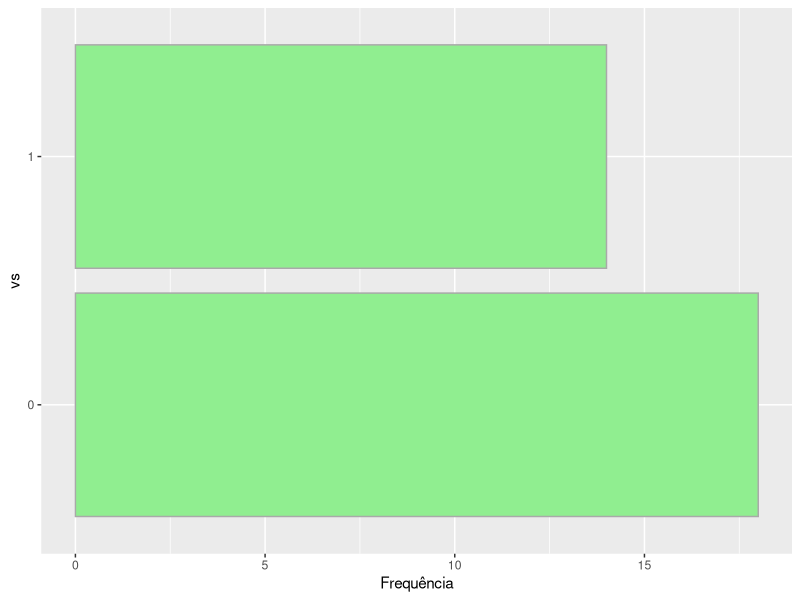
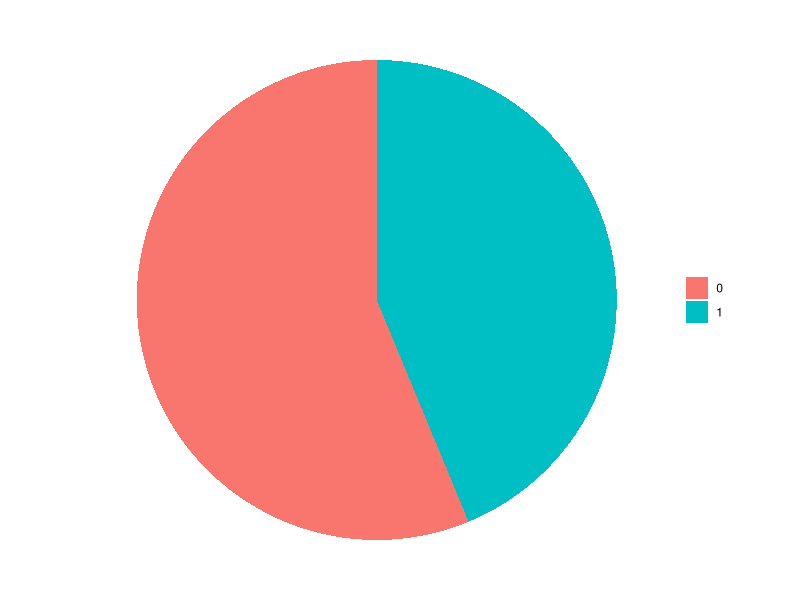
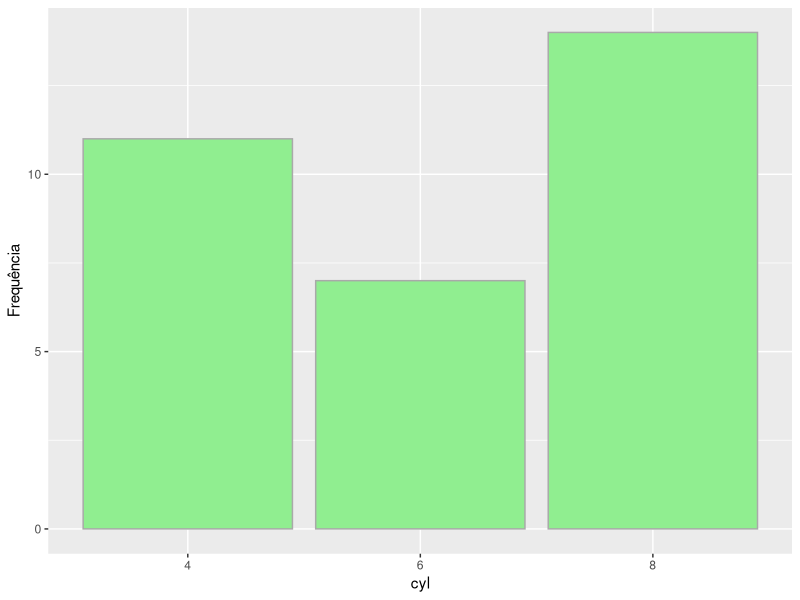
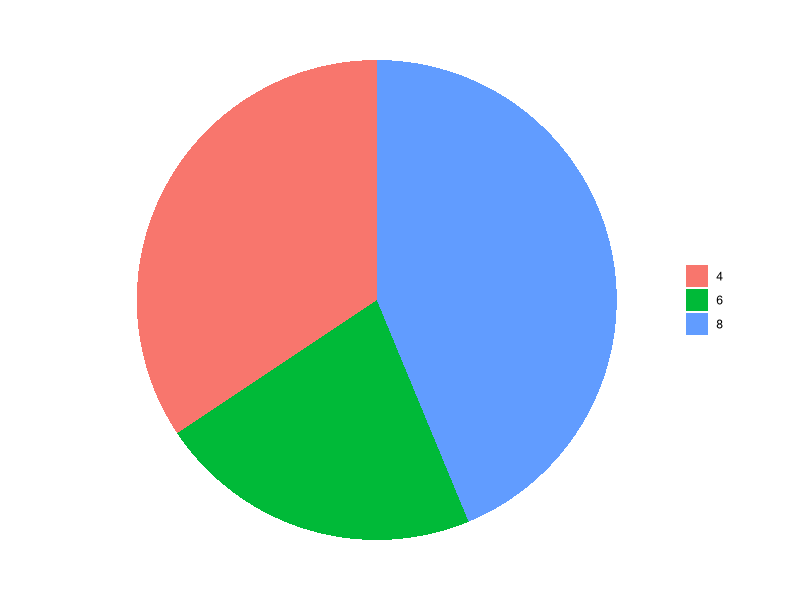
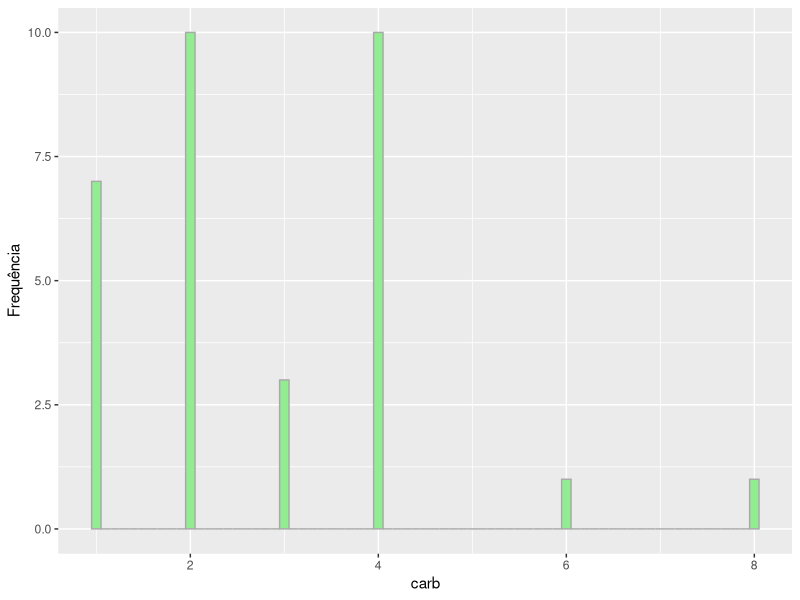
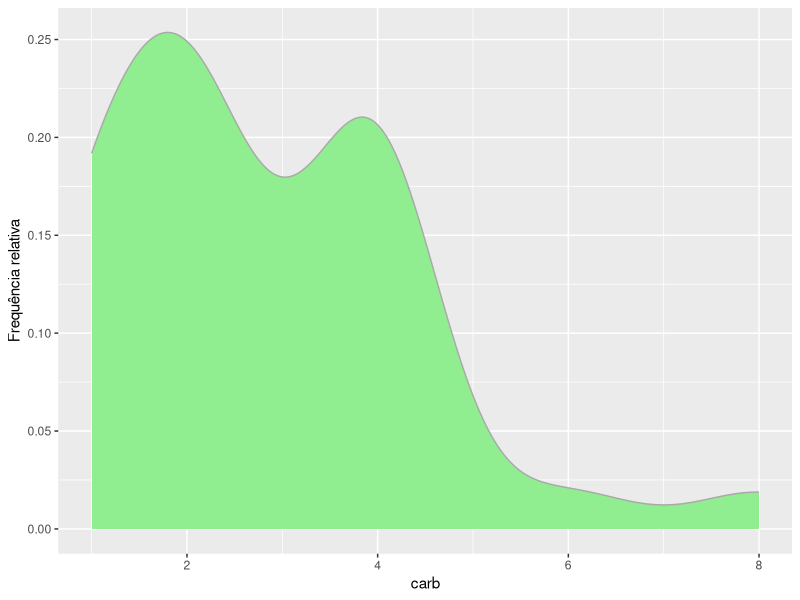
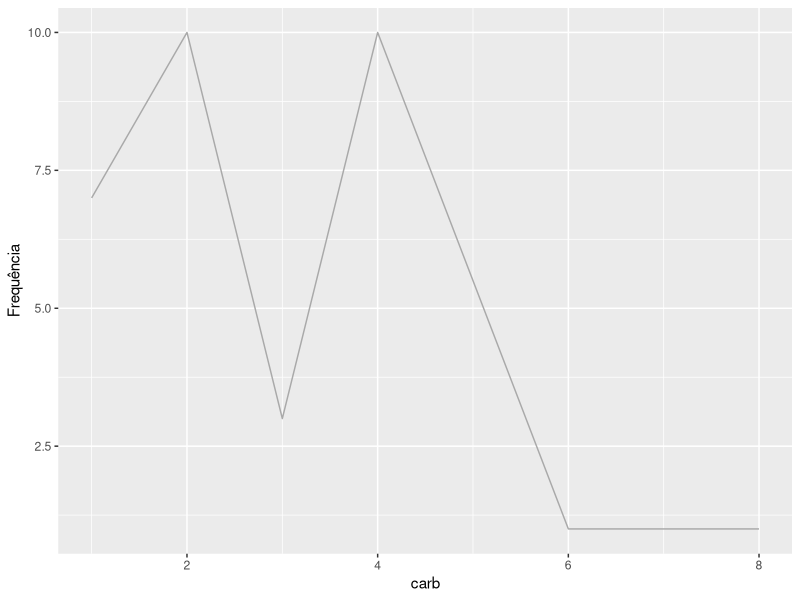
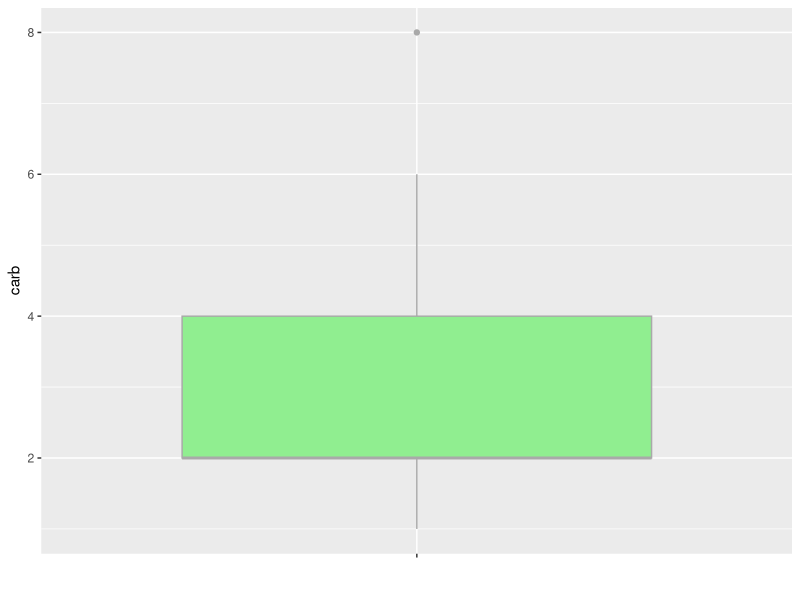

The R script that drew these images, in order:
## ---- chunk 1
knitr::opts_chunk$set(echo = TRUE)
library(here)
## ---- chunk 2
library(ggplot2)
mtcars$am <- factor(mtcars$am)
mtcars$vs <- factor(mtcars$vs)
mtcars$cyl <- factor(mtcars$cyl)
## ---- chunk 3
ggplot(mtcars, aes(vs)) + # o argumento `aes` controla a estética do gráfico, aqui colocamos as váriveis que estamos interessados em estudar. 
  geom_bar(fill = "lightgreen", colour = "darkgrey") +  # `geom_bar` é umas das funções auxiliares do pacote ggplot2, usamos `geom_bar` para declarar o formato que queremos nosso gráfico: em barras. usamos `fill` para declararmos a cor que será usada para preencher as barras e usamos `colour` para declarar a cor das linhas do gráfico.
  labs(y="Frequência") + # `labs` é uma função auxiliar que adiciona legendas a um gráfico.
  coord_flip() # `coord_flip` é uma função auxiliar que troca o eixo em que o gráfico será apresentado. Neste caso trocamos a apresentação do formato horizontal para o formato vertical.
## ---- chunk 4
  ggplot(mtcars, aes(x = factor(1), fill = factor(vs))) +
  geom_bar(stat = "count", width = 1) +
  coord_polar(theta = "y", start = 0) +
  # `coord_polar` é uma função que faz com que nosso gráfico seja apresentado em coordenadas polares.
  theme_void() +
  # `theme` é uma função usada para fazer o gráfico apresentar temas, cores e formatos pré-programados (o tema pré-programado é chamado "void") 
  guides(fill=guide_legend(title=NULL))
  # Usamos a função acima para retirar todos titulos e legendas do gráfico  
## ---- chunk 5
  ggplot(mtcars, aes(cyl)) + 
  geom_bar( fill = "lightgreen", colour = "darkgrey") + 
  labs(y="Frequência")
## ---- chunk 6
  ggplot(mtcars, aes(x = factor(1), fill = factor(cyl))) +
  geom_bar(stat = "count", width = 1) +
  coord_polar(theta = "y", start = 0) +
  theme_void() +
  guides(fill=guide_legend(title=NULL))
## ---- chunk 7
  ggplot(mtcars, aes(x = carb)) + 
  geom_histogram(fill = "lightgreen" ,colour = "darkgrey", binwidth = 0.1) +
  # Usamos geom_histogram para declarar o formato que queremos nosso gráfico: em formato de histograma `binwidth` faz com que as barras do histograma tenham o tamanho específico : 0.1 .
  ylab("Frequência")
## ---- chunk 8
  ggplot(mtcars, aes(x = carb)) + 
  geom_density(fill = "lightgreen" ,colour = "darkgrey") +
  # Usamos geom_density para declarar o formato que queremos nosso gráfico: em formato de densidade.
  ylab("Frequência relativa")
## ---- chunk 9
  ggplot(mtcars, aes(x = carb, y = )) + 
  geom_freqpoly(colour = "darkgrey", stat = "count") +
  # Usamos geom_freqpoly para declarar o formato que queremos nosso gráfico: em formato de polígono de frequência.
  ylab("Frequência")
## ---- chunk 10
  ggplot(mtcars, aes(x = "" , y = carb)) + 
  geom_boxplot(fill = "lightgreen", colour = "darkgrey") +
  # Usamos geom_boxplot para declarar o formato que queremos nosso gráfico: em formato de boxplot
  xlab("")
## ---- chunk 11
  ggplot(mtcars, aes(carb)) + 
  stat_ecdf(geom = "step", colour = "darkgrey") + 
  # A função `stat_ecd` com o argumento geom = "step" cria um gráfico de linha com a soma acumulada da variável. 
  ylab(expression(F[n]))
## ---- chunk 12
  nbins <- 6
    
  ggplot(mtcars, aes(x = wt)) + 
  geom_histogram(fill = "lightgreen", colour = "darkgrey", bins = nbins) +
  # bins é uma função que declara o número de colunas do gráfico
  ylab("Frequência")
## ---- chunk 13
  breaks <- hist(mtcars$wt, plot = F)$breaks

  ggplot(mtcars, aes(x = wt)) + 
  geom_histogram(fill = "lightgreen", colour = "darkgrey", breaks = breaks) + 
  # `break` é uma função que define o tamanho das classes em cada categoria do gráfico.
  ylab("Frequência")
## ---- chunk 14
  ggplot(mtcars, aes(x = wt)) + 
  geom_density(fill = "lightgreen" ,colour = "darkgrey") +
  # Usamos geom_density para declarar o formato que queremos nosso gráfico: em formato de densidade.
  ylab("Frequência relativa")
## ---- chunk 15
  ggplot(mtcars, aes(x = wt, y = )) + 
  geom_freqpoly(colour = "darkgrey", bins = 30) +
  # Usamos geom_freqpoly para declarar o formato que queremos nosso gráfico: em formato de polígono de frequência.
  ylab("Frequência")
## ---- chunk 16
  ggplot(mtcars, aes(x = "", y = wt)) + 
  geom_boxplot(fill = "lightgreen", colour = "darkgrey") + 
  xlab("")
## ---- chunk 17
  ggplot(mtcars, aes(wt)) + 
  stat_ecdf(geom = "step", colour = "darkgrey") + 
  ylab(expression(F[n]))
## ---- chunk 18
  ggplot(mtcars, aes(x = vs, y = , fill = am)) + 
  geom_bar(stat = "count", position = position_dodge()) +
  ylab("Frequência")
  
## ---- chunk 19
  ggplot(mtcars, aes(x = am, y = hp, group = am)) + 
  geom_boxplot( fill = "lightgreen", colour = "darkgrey")
## ---- chunk 20
  ggplot(mtcars, aes(x = wt, y = qsec)) + 
  geom_point(stat = "identity")
